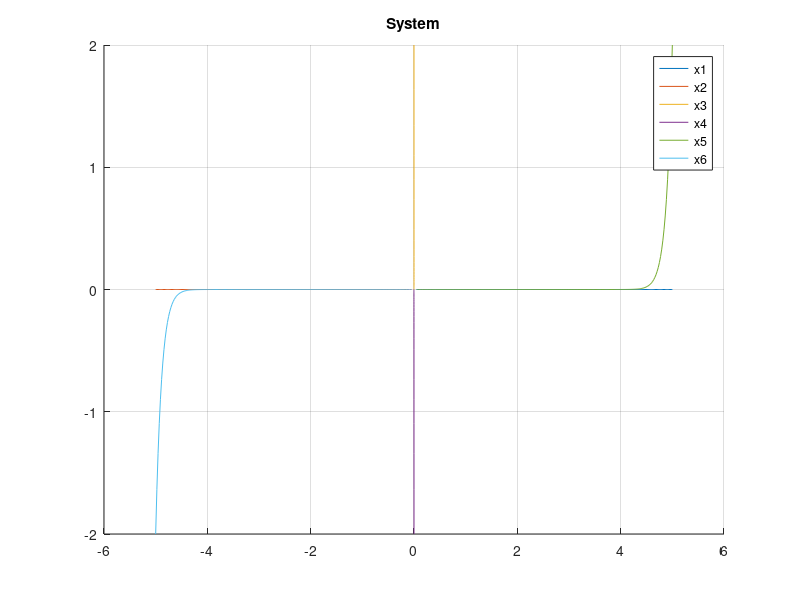

Recreate this plot in MATLAB.
%% Cruise Control 

clc; clear; close all


% 1. Define system parameters
m = 1500;       % Vehicle mass (kg)
b = 50;         % Linear drag coefficient
c = 0.4;        % Quadratic drag coefficient
tau = 0.5;      % Actuator time constant (s)
v_eq = 25;      % Equilibrium velocity (m/s)

fprintf("Vehicle mass is: %.1f kg \n",m)
fprintf("Linear Resistance is: %.1f \n",b)
fprintf("Quadratic Resisitance is: %.1f \n",c)
fprintf("Actuator time  is: %.1f \n",tau)
fprintf("Equilibrium velocity is: %f m/s\n", v_eq);
dragForce = b*v_eq + c*v_eq^2;
fprintf("Equilibrium drag force is: %f N\n", dragForce);

% Define state-space matrices
drag_slope = b + 2*c*abs(v_eq);

A = [-drag_slope/m,  1/m;
      0,            -1/tau];

B = [0;
     1/tau];

C = [1 0];

D = 0;

% Display matrices
disp('A Matrix:'); disp(A);
disp('B Matrix:'); disp(B);
disp('C Matrix:'); disp(C);
disp('D Matrix:'); disp(D);

% Controllability
Co = ctrb(A,B);
rank_Co = rank(Co);

disp('Controllability Matrix:'); disp(Co);
disp('Controllability Rank:'); disp(rank_Co);

if rank_Co == size(A,1)
    disp('System is CONTROLLABLE');
else
    disp('System is NOT CONTROLLABLE');
end

% Observability
Ob = obsv(A,C);
rank_Ob = rank(Ob);

disp('Observability Matrix:'); disp(Ob);
disp('Observability Rank:'); disp(rank_Ob);

if rank_Ob == size(A,1)
    disp('System is OBSERVABLE');
else
    disp('System is NOT OBSERVABLE');
end

% Eigenvalues and stability
eigenvalues = eig(A);

disp('Eigenvalues:'); disp(eigenvalues);

if all(real(eigenvalues) < 0)
    disp('System is ASYMPTOTICALLY STABLE');
elseif any(real(eigenvalues) > 0)
    disp('System is UNSTABLE');
else
    disp('System is MARGINALLY STABLE or INCONCLUSIVE');
end

% Display TF

tf(ss(A,B,C,D))

% Phase Plot
time = linspace(0, 100, 1000);
initialConditions = [
     5, -5,  0,  0,  5, -5;
     0,  0,  2, -2,  2, -2
];

figure;
hold on
grid on
for i = 1:6
    x0 = initialConditions(:,i);
    for j = 1:length(time)
        test(:, j) = expm(A * time(j)) * x0;
    end

    plot(test(1,:),test(2,:))
end

title('System')
legend('x1','x2','x3','x4','x5','x6')

% Creating Controller
